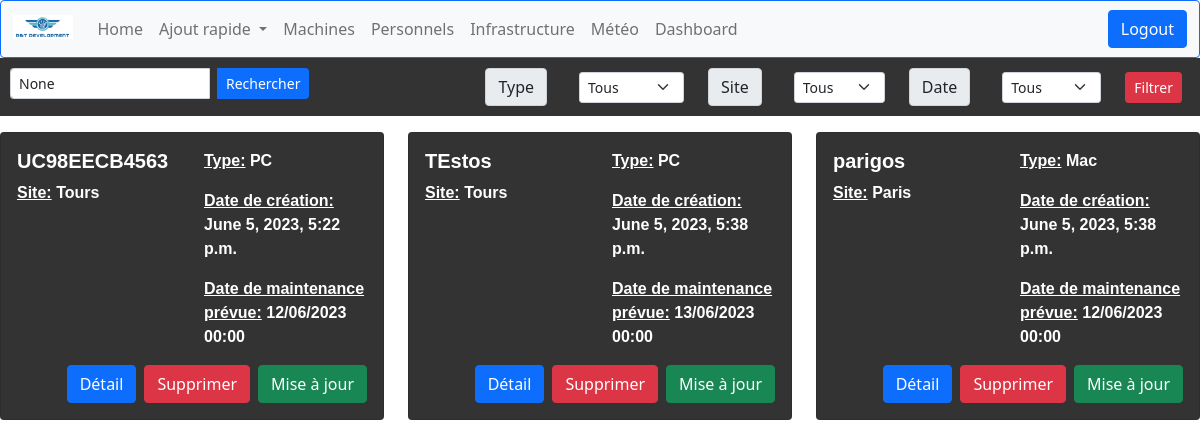
Page /computerApp/machines/ (signed in) on the earlier database version.
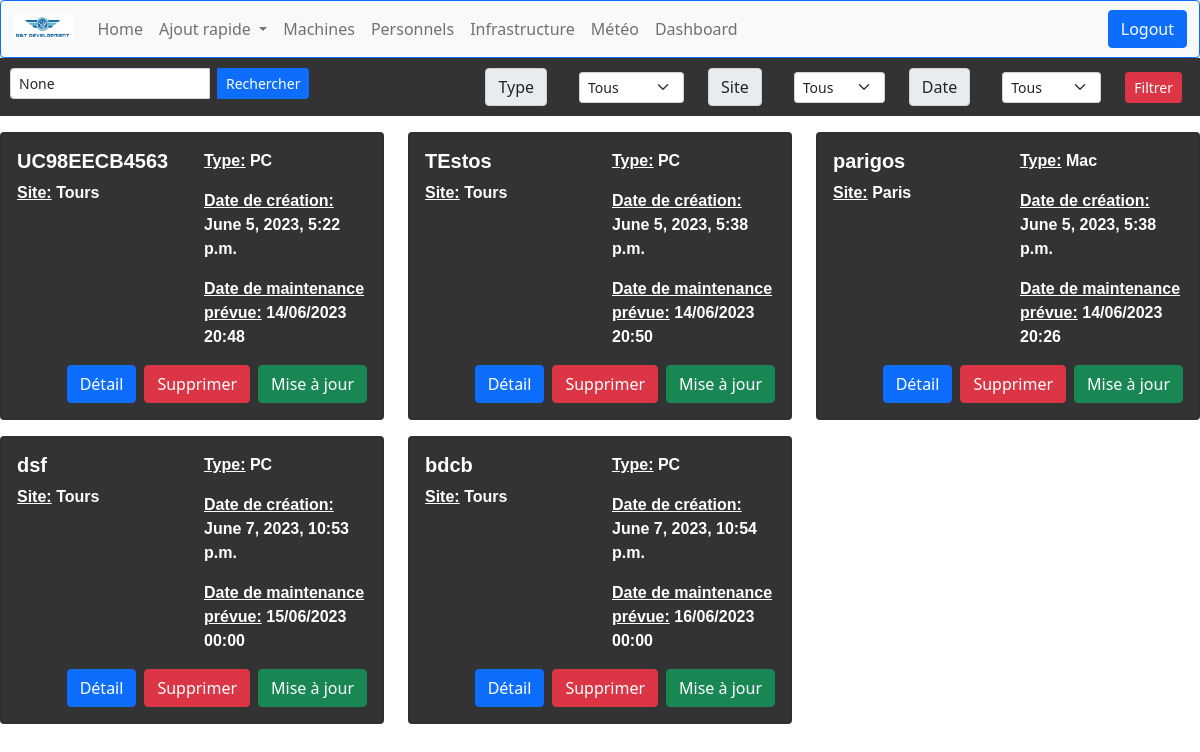
Same page on the later database version.
### computerApp/models.py (models this page shows, shortened)
class Machine(models.Model):
    TYPE = (
        ('PC', 'Windows'),
        ('Mac', 'MacOS'),
        ('Serveur', 'Serveur'),
        ('Switch', 'Switch'),
    )
    id = models.AutoField(primary_key=True, editable=False)
    nom = models.CharField(max_length=30)
    creation_date = models.DateTimeField(auto_now_add=True)
    maintenance_date = models.DateTimeField(null=True, blank=True)
    mach = models.CharField(max_length=32, choices=TYPE, default='PC')
    address_ip = models.GenericIPAddressField(
        protocol='IPv4',
        validators=[
            RegexValidator(
                regex=r'^(?!0\.0\.0\.0$)'
            ),
            validate_ipv4_address
        ],
        unique=True,
        default='0.0.0.0'
    )
    SITE = (
        ('Tours', 'Tours'),
        ('Paris', 'Paris')
    )
    site = models.CharField(max_length=10, choices=SITE, default='Paris')
    personnel = models.OneToOneField('Personnel', on_delete=models.SET_NULL, null=True, blank=True,
                                     related_name='machine_attitre')
    administrateur = models.ForeignKey(
        'Personnel',
        on_delete=models.SET_NULL,
        null=True,
        blank=True,
        related_name='administrateur_machines',
        limit_choices_to=Q(role='Administrateur') & Q(site=models.F('site'))
    )

### computerApp/views.py (the view)
# urls.py: path('machines/',views.machine_list_view, name='machines'),
@login_required
def machine_list_view(request):
    search_query = request.GET.get('search_query')
    filter_type = request.GET.get('filter_type')
    filter_date = request.GET.get('filter_date')
    filter_site = request.GET.get('filter_site')
    machines = Machine.objects.all()
    if search_query:
        machines = machines.filter(nom__icontains=search_query)
    if filter_type:
        machines = machines.filter(mach=filter_type)
    if filter_date == 'recent':
        machines = machines.order_by('-creation_date')
    elif filter_date == 'ancient':
        machines = machines.order_by('creation_date')
    if filter_site:
        machines = machines.filter(site=filter_site)
    context = {
        'machines': machines,
        'search_query': search_query,
        'filter_type': filter_type,
        'filter_date': filter_date,
        'filter_site': filter_site
    }
    return render(request, 'computerApp/machine_list.html', context)

### computerApp/templates/computerApp/machine_list.html (shortened to what this page needs)
{% extends "index.html" %}
{% block content %}
<div class="row justify-content-start mb-3" style="background-color: #333333; padding: 10px;">
  <div class="col-md-4">
    <form method="GET" action="">
      <div class="input-group">
        <input type="text" class="form-control form-control-sm me-2" name="search_query" placeholder="Recherche" aria-label="Recherche" aria-describedby="search-button" value="{{ search_query }}" style="max-width: 200px;">
        <button class="btn btn-primary btn-sm" type="submit" id="search-button">Rechercher</button>
      </div>
    </form>
  </div>
  <div class="col-md-8">
    <form method="GET" action="">
      <div class="row align-items-center justify-content-end">
        <div class="col-md-auto">
          <label class="input-group-text input-group-text-sm me-2 mb-0" for="filter-type">Type</label>
        </div>
        <div class="col-md-auto">
          <select class="form-select form-select-sm me-2" name="filter_type" id="filter-type">
            <option value="">Tous</option>
          </select>
        </div>
        <div class="col-md-auto">
          <label class="input-group-text input-group-text-sm me-2 mb-0" for="filter-site">Site</label>
        </div>
        <div class="col-md-auto">
          <select class="form-select form-select-sm me-2" name="filter_site" id="filter-site">
            <option value="">Tous</option>
          </select>
        </div>
        <div class="col-md-auto">
          <label class="input-group-text input-group-text-sm me-2 mb-0" for="filter-date">Date</label>
        </div>
        <div class="col-md-auto">
          <select class="form-select form-select-sm me-2" name="filter_date" id="filter-date">
            <option value="">Tous</option>
          </select>
        </div>
        <div class="col-md-auto">
          <button class="btn btn-danger btn-sm me-2" type="submit">Filtrer</button>
        </div>
      </div>
    </form>
  </div>
</div>
<div class="row">
  {% for machine in machines %}
  <div class="col-md-4">
    <div class="card mb-3" style="background-color: #333333; color: #ffffff;">
      <div class="card-body row">
        <div class="col-md-6">
          <h5 class="card-title" style="font-weight: bold; font-family: Arial, sans-serif;">{{ machine.nom }}</h5>
          <p class="card-text"style="font-weight: bold; font-family: Arial, sans-serif;"><u>Site:</u> {{ machine.site }}</p>
        </div>
        <div class="col-md-6">
          <p class="card-text"style="font-weight: bold; font-family: Arial, sans-serif;"><u>Type:</u> {{ machine.mach }}</p>
          <p class="card-text"style="font-weight: bold; font-family: Arial, sans-serif;"><u>Date de création:</u> {{ machine.creation_date }}</p>
          <p class="card-text"style="font-weight: bold; font-family: Arial, sans-serif;"><u>Date de maintenance prévue:</u> {{ machine.maintenance_date|date:'d/m/Y H:i' }}</p>
        </div>
        <div class="col-md-12 d-flex justify-content-end mt-3">
          <a href="{% url 'machine-detail' machine.id %}" class="btn btn-primary">Détail</a>
          <button type="button" class="btn btn-danger ms-2" data-bs-toggle="modal" data-bs-target="#confirmDeleteModal{{ machine.id }}">
            Supprimer
          </button>
          <a href="{% url 'update_machine' machine.id %}" class="btn btn-success ms-2">Mise à jour</a>
        </div>
      </div>
    </div>
  </div>
  {% empty %}
  <div class="col-md-12">
    <p>Aucune machine trouvée.</p>
  </div>
  {% endfor %}
</div>
{% endblock %}

Differences in the rows shown:
changed Machine "UC98EECB4563": maintenance_date "12/06/2023 00:00" → "14/06/2023 20:48"
changed Machine "TEstos": maintenance_date "13/06/2023 00:00" → "14/06/2023 20:50"
changed Machine "parigos": maintenance_date "12/06/2023 00:00" → "14/06/2023 20:26"
added Machine: nom "dsf", site "Tours", mach "PC", creation_date "June 7, 2023, 10:53 p.m.", maintenance_date "15/06/2023 00:00"
added Machine: nom "bdcb", site "Tours", mach "PC", creation_date "June 7, 2023, 10:54 p.m.", maintenance_date "16/06/2023 00:00"
